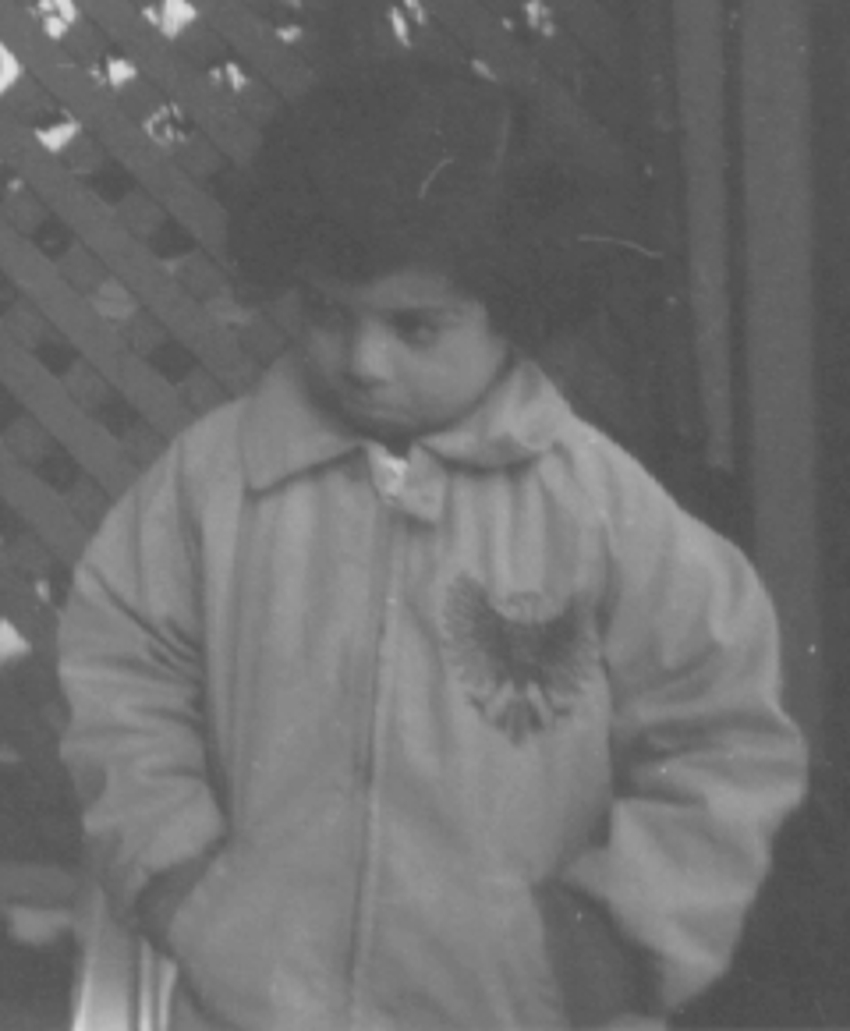
#> input picture img/little-girl.jpg, 850 x 1031 px, found by its file name
$ python 'Tarea - Ecualización Histograma Manual.py'
#> lines starting #> are read from the running program, lines starting #| are printed output that depends on the picture
# Ecualización del Histograma de Forma Manual

# Nombre: Ana Graciela Vassallo Fedotkin
# Expediente: 278775
# Fecha: 24 de Marzo 2021.

import cv2
import numpy as np
from matplotlib import pyplot as plt

# Leer la imagen y dimensiones
img = cv2.imread('img/little-girl.jpg', 2)
#> img is the input picture: shape (1031, 850); min 74, max 225, mean 110.3
dimensiones = img.shape
#> dimensiones = (1031, 850)
r = dimensiones[0]
#> r = 1031
c = dimensiones[1]
#> c = 850

img2 = np.zeros(img.shape, dtype=int)

# Función para calcular el histograma
def histograma(img):
    dimensiones = img.shape
#> dimensiones = (1031, 850)
    r = dimensiones[0]
#> r = 1031
    c = dimensiones[1]
#> c = 850
    h = np.zeros(256, dtype=int)

    for i in range(r):
        for j in range(c):
            h[img[i][j]] += 1

    return h

# Ecualización del Histograma de Forma Manual
his = histograma(img)
#> his = 256 values, max 36765 at index 82, min 0 at index 0, mean 3423.2
cumulativeCounts = np.zeros(256)
cumulative = 0

# Cumulative Distribution
for i in range(len(his)):
    cumulative += his[i] * (1.0/(r*c))
    cumulativeCounts[i] = cumulative
#> after the loop, cumulative = 1; cumulativeCounts = 256 values from 0 to 1

# Reemplazar valores originales de pixeles por los normalizados
for i in range(r):
    for j in range(c):
        img2[i][j] = round(cumulativeCounts[img[i][j]] * 255)
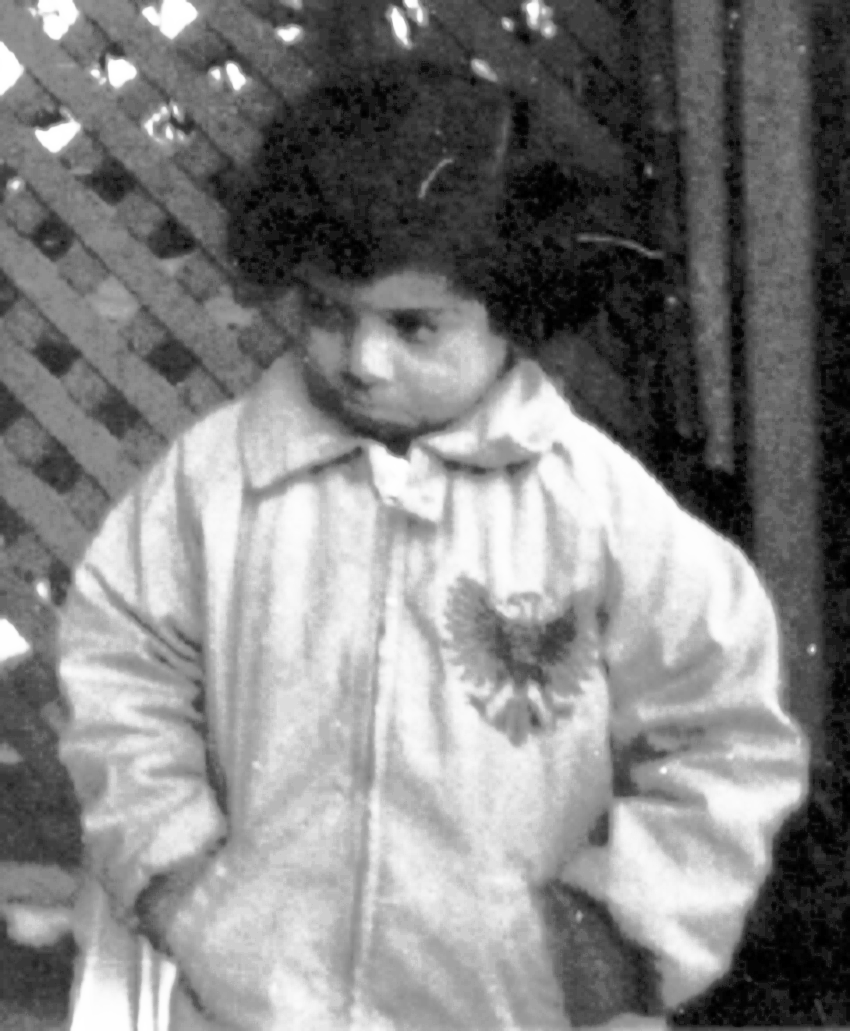
#> img2: shape (1031, 850) int64; min 0, max 255, mean 129.6

# Imagen NO Ecualizada
plt.subplot(2, 2, 1)
plt.title("Imagen No Ecualizada")
plt.imshow(img, 'gray')

# Histograma de Imagen NO Ecualizada
hist = histograma(img)
#> hist has the same summary as his

plt.subplot(2, 2, 2)
plt.plot(his, color='gray')
plt.xlabel('Intensidad de los valores')
plt.ylabel('Cantidad de pixeles')

# Imagen Ecualizada
plt.subplot(2, 2, 3)
plt.title("Imagen Ecualizada")
plt.imshow(img2, 'gray')

# Histograma de Imagen
his2 = histograma(img2)
#> his2 = 256 values, max 36765 at index 25, min 0 at index 2, mean 3423.2

plt.subplot(2, 2, 4)
plt.plot(his2, color='gray')
plt.xlabel('Intensidad de los valores')
plt.ylabel('Cantidad de pixeles')

plt.show()
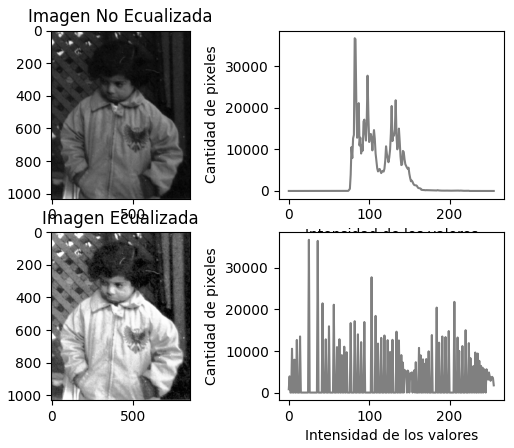
#> figure drawn by matplotlib, 4 panels; panel 2: curve peaks at x = 82, y = 36765; panel 4: curve peaks at x = 25, y = 36765

$ run again, with img/Ardilla.jpg copied over img/little-girl.jpg
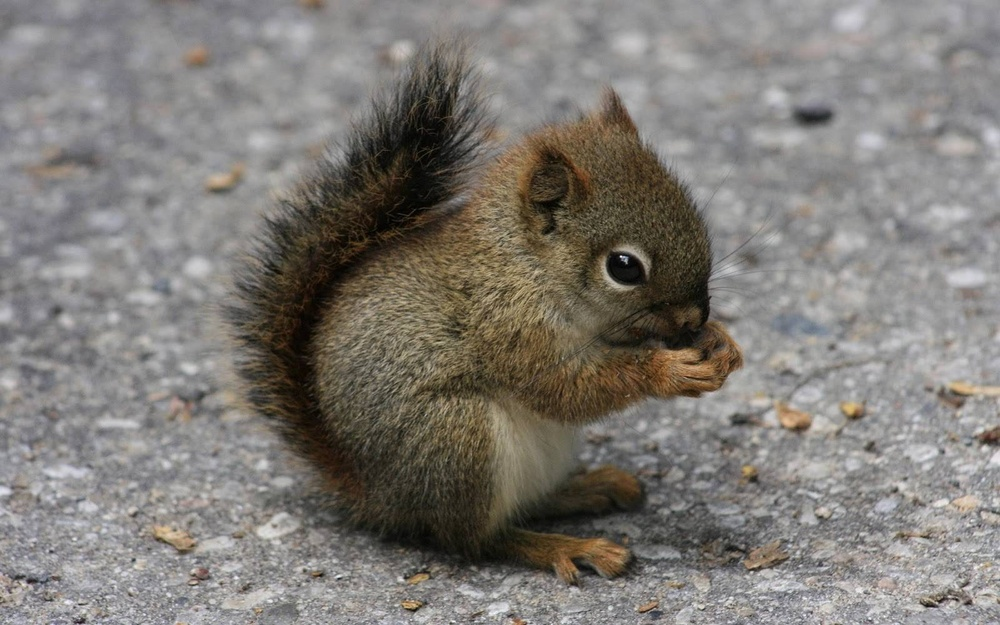
#> input picture img/Ardilla.jpg, 1000 x 625 px, shrunk from 1600 x 1000 before the run, found by its file name
#> his = 256 values, max 10689 at index 149, min 0 at index 245, mean 2441.4
#> the loop `for i in range(len(his)):` made 256 passes
#> cumulative on passes 1 to 3: 1.76e-05, 4.16e-05, 0.000101
#> after the loop `for i in range(len(his)):`: cumulative = 1; cumulativeCounts = 256 values from 1.76e-05 to 1
#> after the loop `for i in range(r):`:
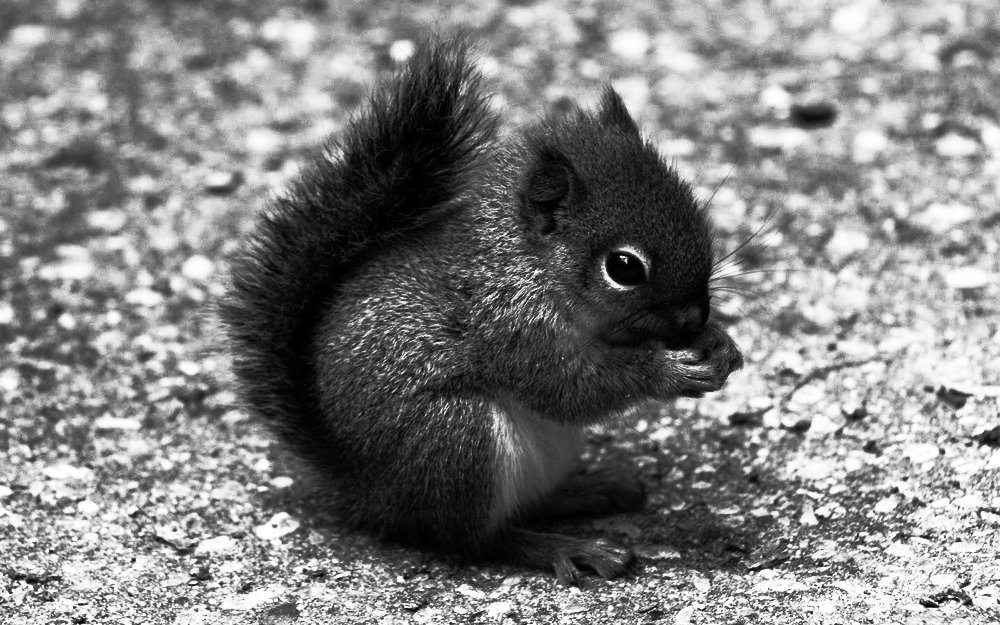
#> img2: shape (625, 1000) int64; min 0, max 255, mean 128.6
#> hist has the same summary as his
#> his2 = 256 values, max 10689 at index 180, min 0 at index 79, mean 2441.4
#> `plt.show()`:
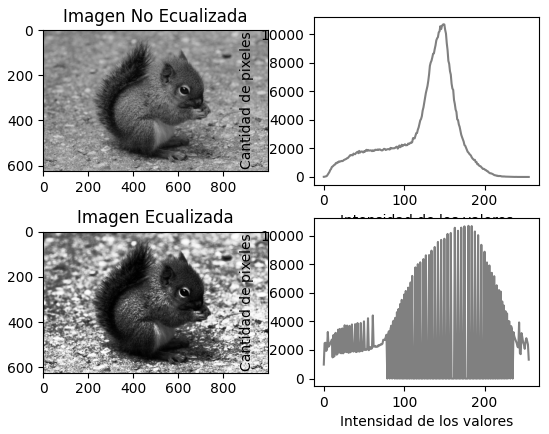
#> figure drawn by matplotlib, 4 panels; panel 2: curve peaks at x = 149, y = 10689; panel 4: curve peaks at x = 180, y = 10689
